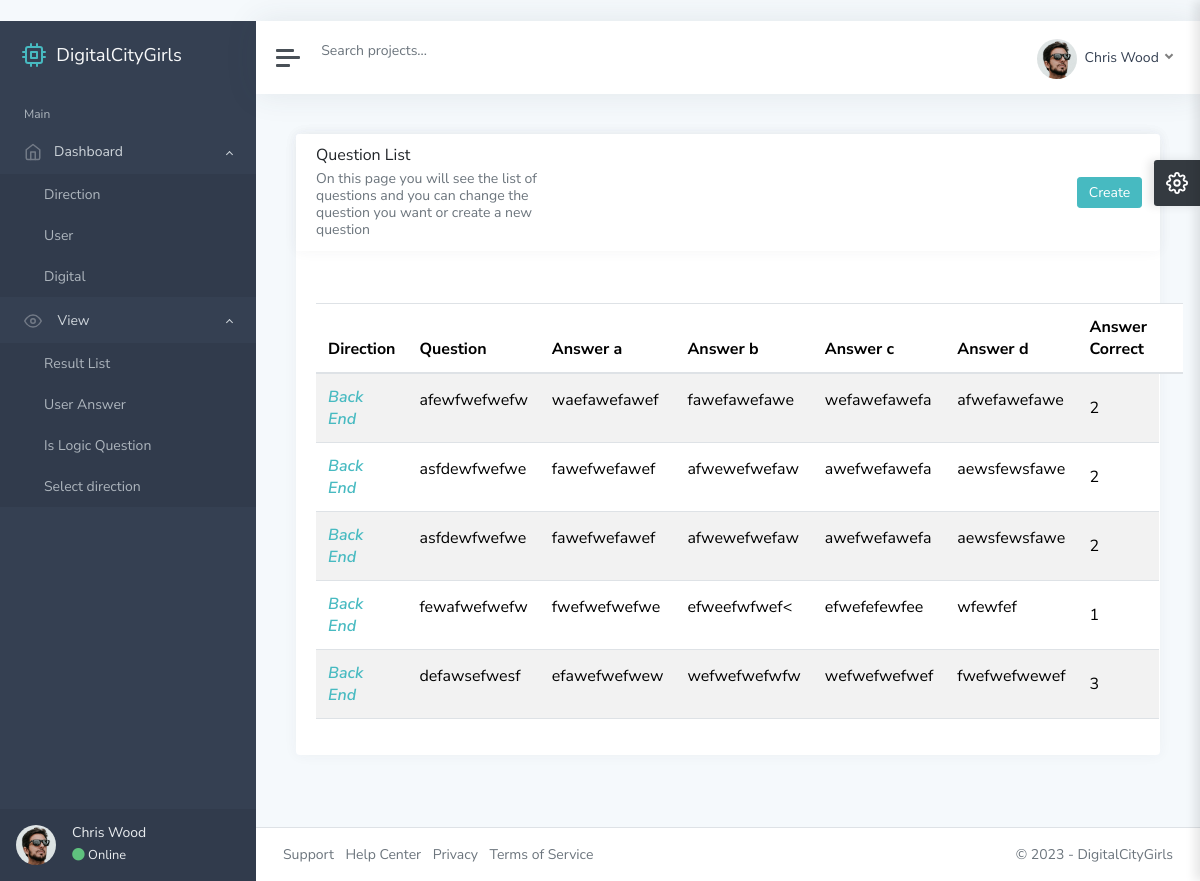
Before: /ad/direction-by-question/1/ with the older database file.
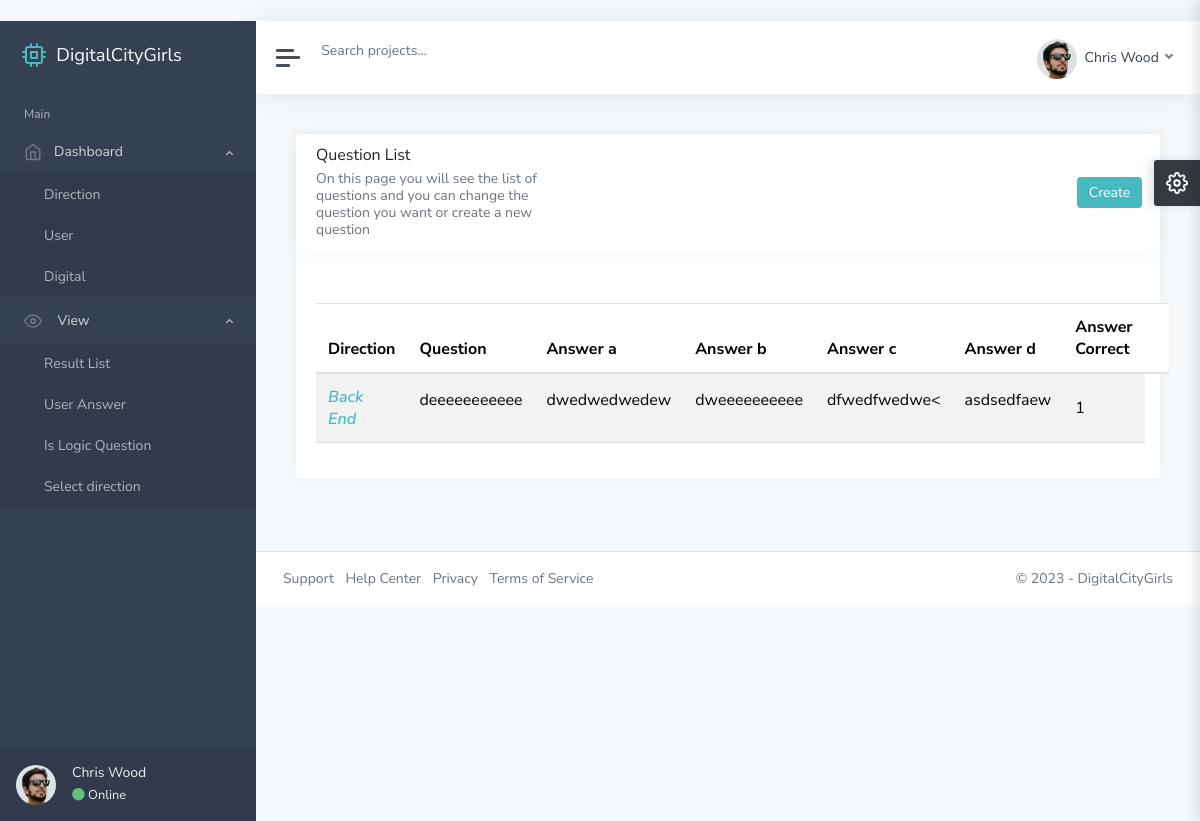
After: the same page with the newer database file.
### main/models.py (models this page shows, shortened)
class Question(models.Model):
    direction = models.ForeignKey(Direction, on_delete=models.CASCADE)
    question = RichTextField()
    answer_a = RichTextUploadingField()
    answer_b = RichTextUploadingField()
    answer_c = RichTextUploadingField()
    answer_d = RichTextUploadingField()
    answer_correct = models.IntegerField(choices=(
        (1, 'a'),
        (2, 'b'),
        (3, 'c'),
        (4, 'd'),
    ))

class Direction(models.Model):
    photo = models.ImageField()
    name = models.CharField(max_length=255)
    time = models.DurationField(default=0)
    question_count = models.PositiveIntegerField()
    is_logic = models.BooleanField(default=False)

### adminstrator/views.py (the view)
# urls.py: path("direction-by-question/<int:pk>/", direction_by_question_view, name='direction-by-question'),
def direction_by_question_view(request, pk):
    selected_direction = Direction.objects.get(id=pk)
    questions_in_selected_direction = Question.objects.filter(direction=selected_direction)
    return render(request, 'direction-by-question.html', context={'questions': questions_in_selected_direction, "dir": pk})

### template/direction-by-question.html (shortened to what this page needs)
﻿{% extends 'base.html' %}
{% load static %}
{% block content %}
			<main class="content">
				<div class="container-fluid p-0">
					<div class="row">
						<div class="col-12 col-xl-12">
							<div class="card">
								<div class="card">
                                    <div style="display:flex">
                                        <div style="width:45%" class="card-header">
											<h5 class="card-title">Question List</h5>
											<h6 class="card-subtitle text-muted">On this page you will see the list of questions and you can change the question you want or create a new question</h6>
                            			</div>
										<div style="display:flex;flex-direction: column;align-items: center;justify-content: center;width:100%;align-items: flex-end;">
                               				 <a style="margin-right:3%" class="btn btn-primary" href="{% url 'create-question' dir %}" role="button">Create</a>
										</div>
                        			</div>
								</div>
								<div class="card-body">
									<table id="datatables-basic" class="table table-striped" style="width:100%">
										<thead>
											<tr>
												<th>Direction</th>
												<th>Question</th>
												<th>Answer a</th>
												<th>Answer b</th>
												<th>Answer c</th>
												<th>Answer d</th>
												<th>Answer Correct</th>
												<th></th>
											</tr>
										</thead>
										<tbody>
										{% for question in questions %}
											<tr>
												<td><a href="{% url 'edit' question.id %}"><strong><em>{{ question.direction.name}}</em></strong></a></td>
												<td>{{ question.question|slice:":15"|safe }}</td>
												<td>{{ question.answer_a|slice:":15"|safe }}</td>
												<td>{{ question.answer_b|slice:":15"|safe }}</td>
												<td>{{ question.answer_c|slice:":15"|safe }}</td>
												<td>{{ question.answer_d|slice:":15"|safe }}</td>
												<td>{{ question.answer_correct }}</td>
											</tr>
										{% endfor %}
										</tbody>
									</table>
								</div>
							</div>
						</div>
					</div>
				</div>
			</main>
{% endblock content %}

Changed rows visible on the page:
removed Question: direction.name "Back End", question "afewfwefwefw", answer_a "waefawefawef", answer_b "fawefawefawe", answer_c "wefawefawefa", answer_d "afwefawefawe", answer_correct "2"
no longer on this page (row edited): Question: direction.name "Back End", question "asfdewfwefwe", answer_a "fawefwefawef", answer_b "afwewefwefaw", answer_c "awefwefawefa", answer_d "aewsfewsfawe", answer_correct "2"
no longer on this page (row edited): Question: direction.name "Back End", question "asfdewfwefwe", answer_a "fawefwefawef", answer_b "afwewefwefaw", answer_c "awefwefawefa", answer_d "aewsfewsfawe", answer_correct "2"
no longer on this page (row edited): Question: direction.name "Back End", question "fewafwefwefw", answer_a "fwefwefwefwe", answer_b "efweefwfwef<", answer_c "efwefefewfee", answer_d "wfewfef", answer_correct "1"
no longer on this page (row edited): Question: direction.name "Back End", question "defawsefwesf", answer_a "efawefwefwew", answer_b "wefwefwefwfw", answer_c "wefwefwefwef", answer_d "fwefwefwewef", answer_correct "3"
added Question: direction.name "Back End", question "deeeeeeeeeee", answer_a "dwedwedwedew", answer_b "dweeeeeeeeee", answer_c "dfwedfwedwe<", answer_d "asdsedfaew", answer_correct "1"
